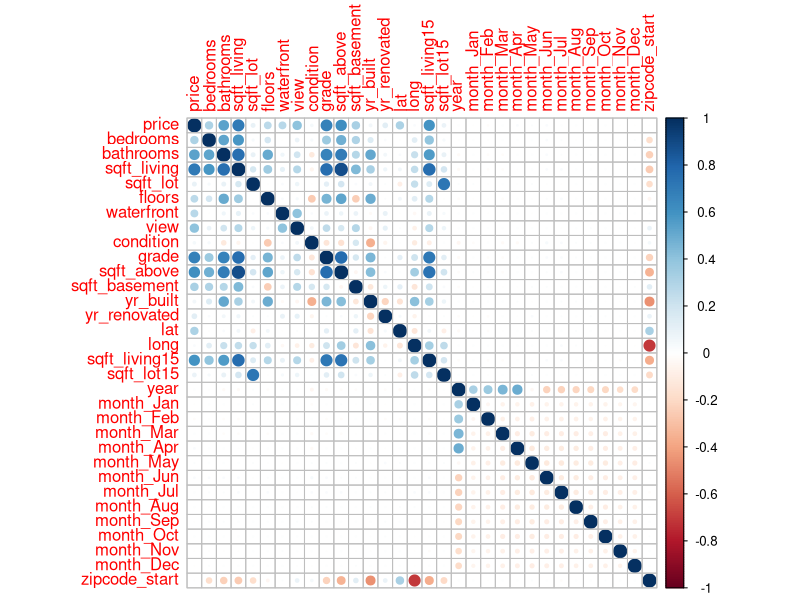
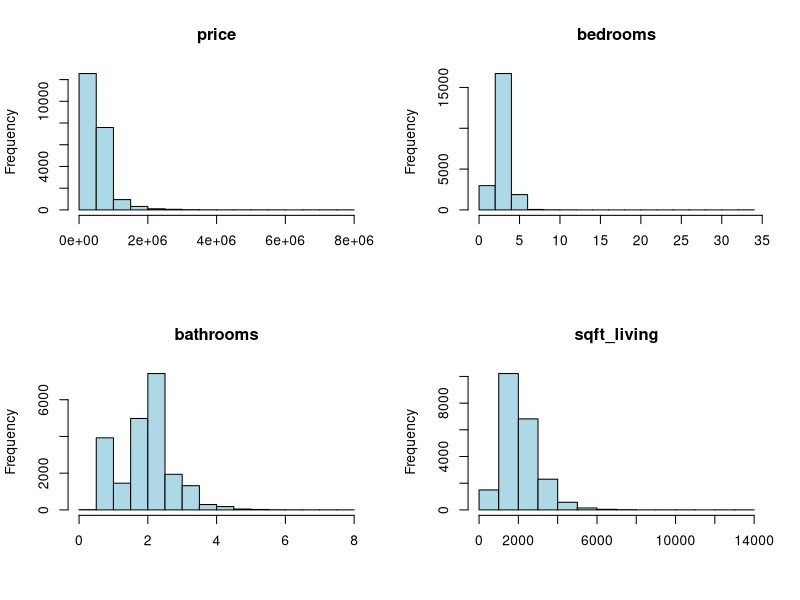
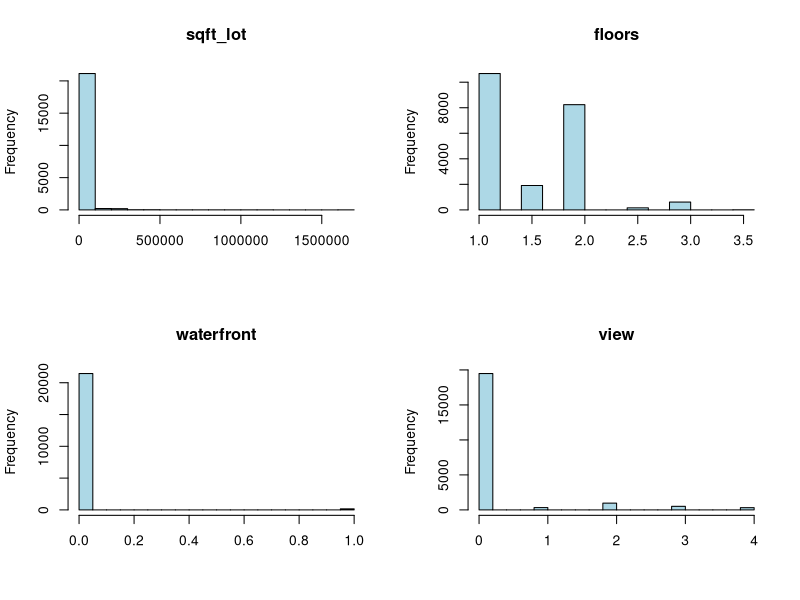
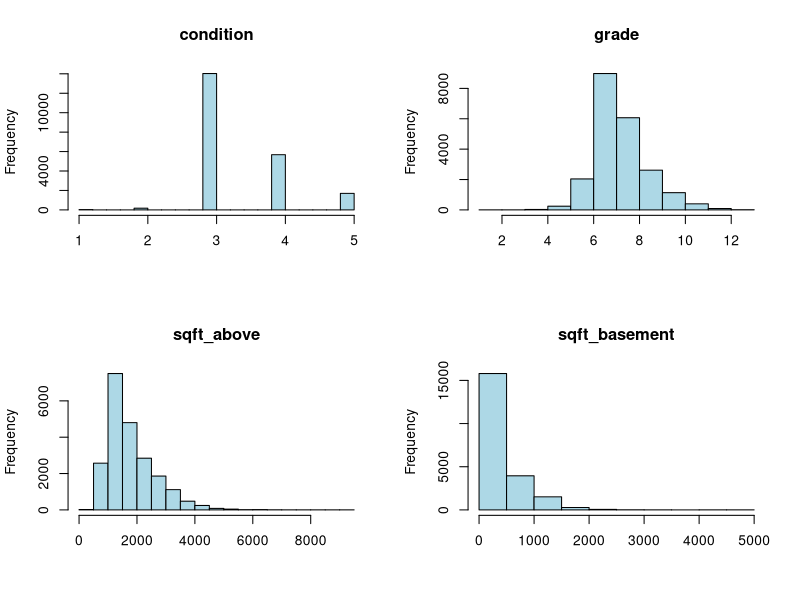
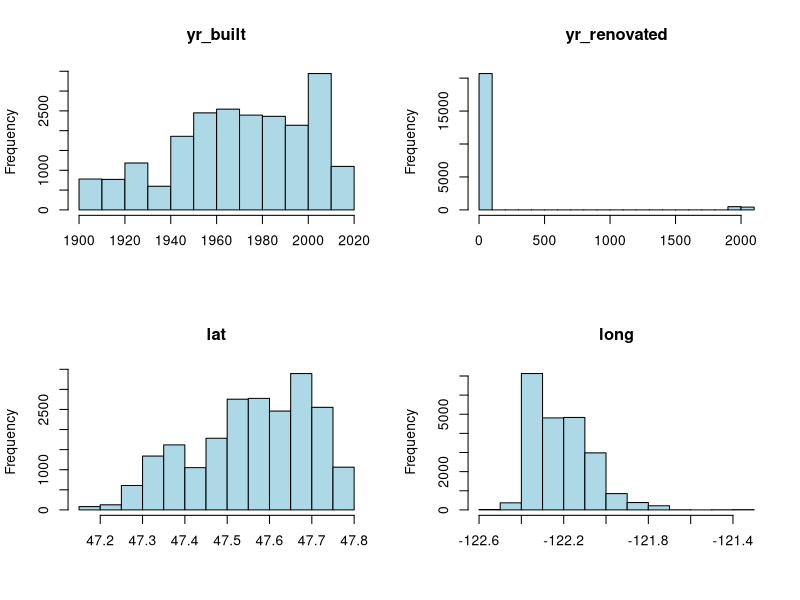
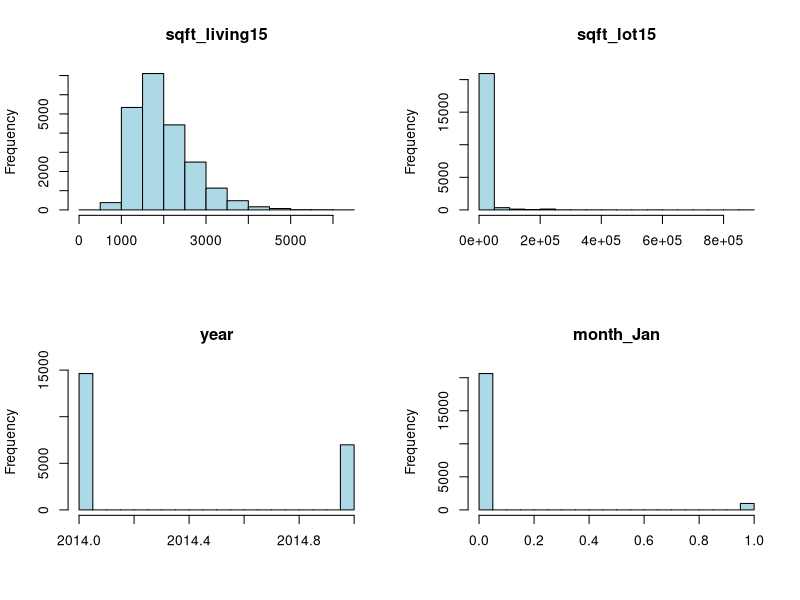
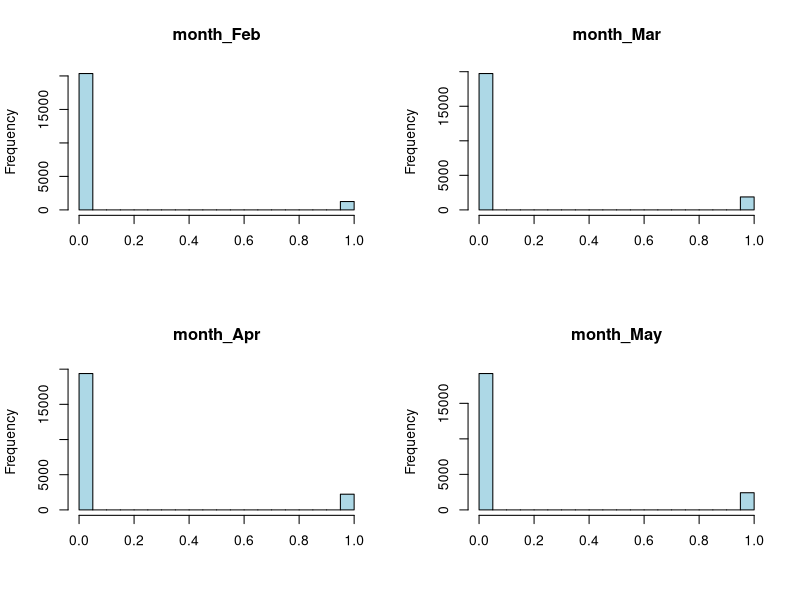
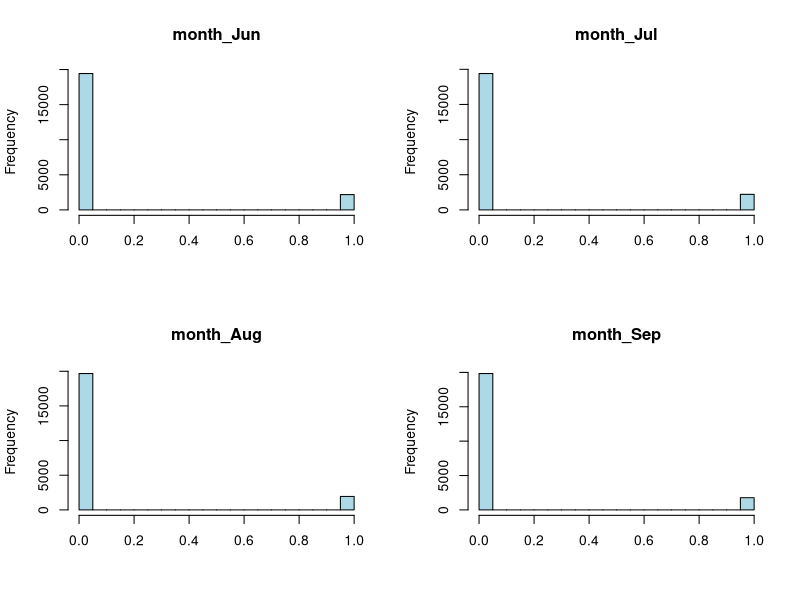

R code for these plots, in order:
## ---- chunk 1
knitr::opts_chunk$set(echo = TRUE)
library(readr)
HouseSales<-read.csv("KC_House_Sales.csv")
## ---- chunk 2
library(ggplot2)
library(corrplot)
## ---- chunk 3
str(HouseSales)
## ---- chunk 4
# Data cleaning (price)
df = read.csv("KC_House_Sales.csv")
df$price = parse_number(df$price)
## ---- chunk 5
# Transformation (date)
df$year = as.integer(substr(df$date, 1, 4))
df$month = as.integer(substr(df$date, 5, 6))
df = subset(df, select = -c(id, date))
## ---- chunk 6
# dummy (month, True(1), False(0))
df$month_Jan = ifelse(df$month == 1, 1, 0)
df$month_Feb = ifelse(df$month == 2, 1, 0)
df$month_Mar = ifelse(df$month == 3, 1, 0)
df$month_Apr = ifelse(df$month == 4, 1, 0)
df$month_May = ifelse(df$month == 5, 1, 0)
df$month_Jun = ifelse(df$month == 6, 1, 0)
df$month_Jul = ifelse(df$month == 7, 1, 0)
df$month_Aug = ifelse(df$month == 8, 1, 0)
df$month_Sep = ifelse(df$month == 9, 1, 0)
df$month_Oct = ifelse(df$month == 10, 1, 0)
df$month_Nov = ifelse(df$month == 11, 1, 0)
df$month_Dec = ifelse(df$month == 12, 1, 0)

df = subset(df, select = -(month))
## ---- chunk 7
# dummy (zipcode, Divided into two groups, 980xx and 981xx）
df$zipcode_start = as.integer(substr(df$zipcode, 1, 3))
df = subset(df, select = -(zipcode))

summary(df)
## ---- chunk 8
cor_matrix = round(cor(df), 2)
cor_matrix
## ---- chunk 9
corrplot(cor_matrix, method = "circle")
## ---- chunk 10
par(mfrow=c(2,2))

for (i in 1:ncol(df)){
  hist(df[,i], main = names(df[i]), xlab = NULL, col = "lightblue")
}

